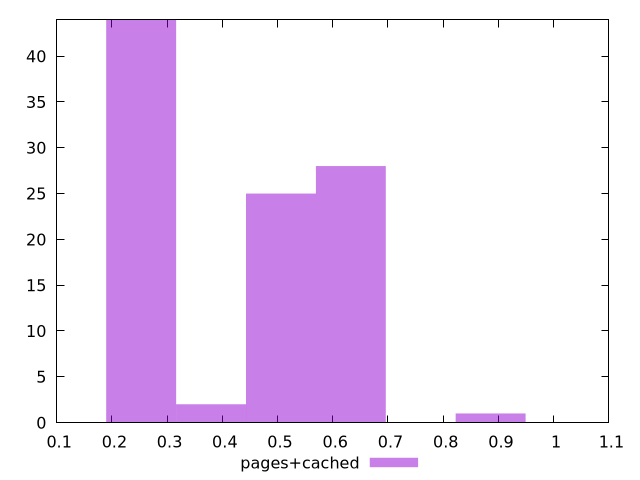

Here is the gnuplot script that generated this plot:
$_pagesCached <<EOF
0.3796631327377884 2
0.2531087551585256 44
0.632771887896314 28
0.5062175103170512 25
0.8858806430548396 1
EOF
set key outside below
set terminal pngcairo
set output "report_00004_2020-11-02T20-21-41.718Z/cumulative-layout-shift/pages+cached//hist.png"
set yrange [0:44]
set boxwidth 0.1265543775792628
set style fill transparent solid 0.5 noborder
plot $_pagesCached title "pages+cached" with boxes ,
